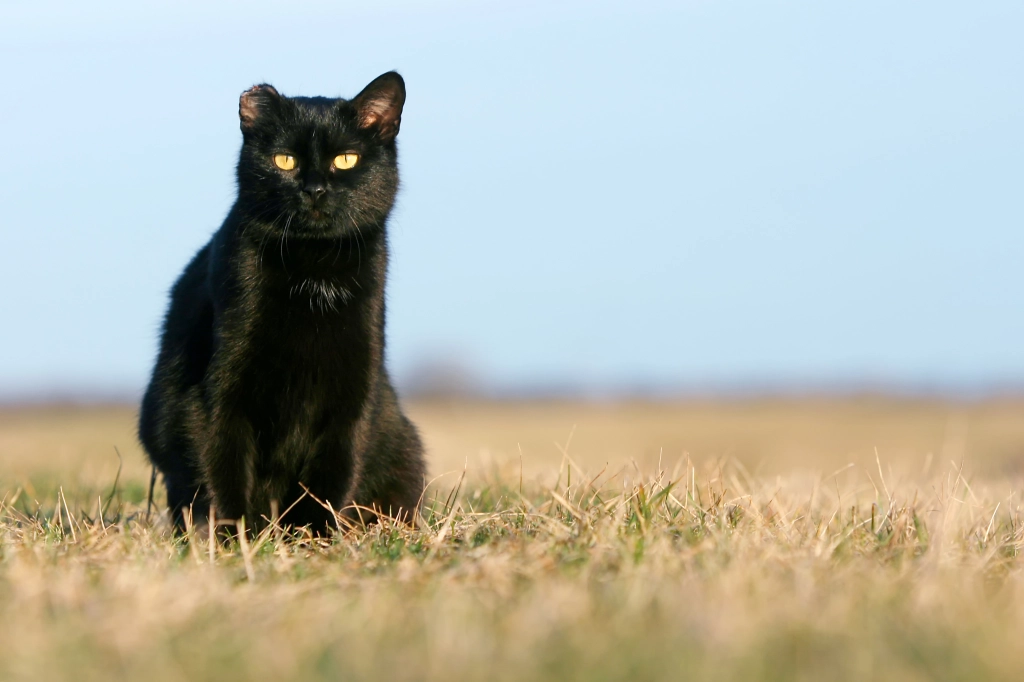
#> input picture data/Clipped/0113-fea-bhr-l-vet1.jpg, 1024 x 682 px
$ python quality.py ../data/Clipped   (older library calls are emulated)
#> lines starting #> are read from the running program, lines starting #| are printed output that depends on the picture
from __future__ import annotations

import math
from pathlib import Path

import cv2
import numpy as np
import pandas as pd

IMAGE_EXTS = {".jpg", ".jpeg", ".png", ".bmp", ".webp", ".tif", ".tiff"}


def list_images(path: str | Path) -> list[Path]:
    root = Path(path)
    if not root.exists():
        raise FileNotFoundError(f"Path does not exist: {root}")
    if root.is_file():
        return [root] if root.suffix.lower() in IMAGE_EXTS else []
    return sorted(p for p in root.rglob("*") if p.suffix.lower() in IMAGE_EXTS)


def read_image(path: str | Path, grayscale: bool = False) -> np.ndarray:
    flag = cv2.IMREAD_GRAYSCALE if grayscale else cv2.IMREAD_COLOR
    img = cv2.imread(str(path), flag)
    if img is None:
        raise ValueError(f"Could not read image: {path}")
    return img


def to_gray(img: np.ndarray) -> np.ndarray:
    if img.ndim == 2:
        return img
    return cv2.cvtColor(img, cv2.COLOR_BGR2GRAY)


def eme_score(img: np.ndarray, block_size: int = 10, eps: float = 1e-6) -> float:
    """Enhancement Measure Estimation. Higher generally means stronger local contrast."""
    gray = to_gray(img).astype(np.float32)
    h, w = gray.shape
    total = 0.0
    blocks = 0
    for y in range(0, h - block_size + 1, block_size):
        for x in range(0, w - block_size + 1, block_size):
            block = gray[y:y + block_size, x:x + block_size]
            bmin = float(block.min()) + eps
            bmax = float(block.max()) + eps
            total += 20.0 * math.log(bmax / bmin)
            blocks += 1
    return total / max(blocks, 1)


def blur_score(img: np.ndarray) -> float:
    """Variance of Laplacian. Higher generally means sharper image."""
    gray = to_gray(img)
    return float(cv2.Laplacian(gray, cv2.CV_64F).var())


def contrast_stretch(img: np.ndarray, low_pct: float = 2, high_pct: float = 98) -> np.ndarray:
    """Percentile contrast stretch, safer than fixed r1/s1/r2/s2 constants."""
    arr = img.astype(np.float32)
    lo, hi = np.percentile(arr, (low_pct, high_pct))
    if hi <= lo:
        return img.copy()
    out = (arr - lo) * (255.0 / (hi - lo))
    return np.clip(out, 0, 255).astype(np.uint8)


def gamma_correct(img: np.ndarray, gamma: float = 1.0) -> np.ndarray:
    if gamma <= 0:
        raise ValueError("gamma must be > 0")
    inv = 1.0 / gamma
    table = np.array([((i / 255.0) ** inv) * 255 for i in range(256)]).astype("uint8")
    return cv2.LUT(img, table)


def score_images(input_dir: str | Path, output_csv: str | Path) -> pd.DataFrame:
    rows = []
    for path in list_images(input_dir):
        img = read_image(path)
#> in read_image, img is the input picture: shape (682, 1024, 3); mean B, G, R 168.8, 179.1, 176.2
        rows.append({
            "path": str(path),
            "file": path.name,
            "label": path.parent.name,
            "eme_original": eme_score(img),
            "blur_original": blur_score(img),
            "eme_contrast": eme_score(contrast_stretch(img)),
            "eme_gamma_0_8": eme_score(gamma_correct(img, 0.8)),
            "eme_gamma_1_2": eme_score(gamma_correct(img, 1.2)),
        })
#> in to_gray, `return cv2.cvtColor(img, cv2.COLOR_BGR2GRAY)`:
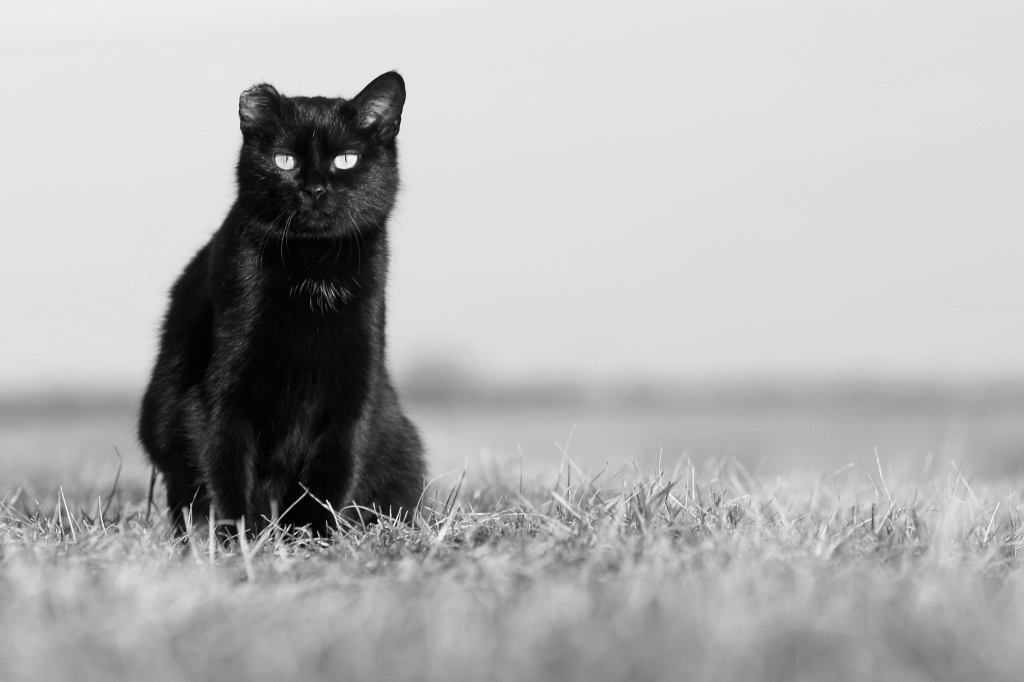
#> returned value: shape (682, 1024); min 1, max 251, mean 177.1
#> after the loop in eme_score, `for y in range(0, h - block_size + 1, block_size):`: blocks = 6936; total = 42153.5
#> in contrast_stretch, `lo, hi = np.percentile(arr, (low_pct, high_pct))`: lo = 5; hi = 252
#> in gamma_correct, `inv = 1.0 / gamma`: inv = 1.25
#> in gamma_correct, `table = np.array([((i / 255.0) ** inv) * 255 for i in range(256)]).ast..`: table = 256 values from 0 to 255
#> in gamma_correct, `return cv2.LUT(img, table)`:
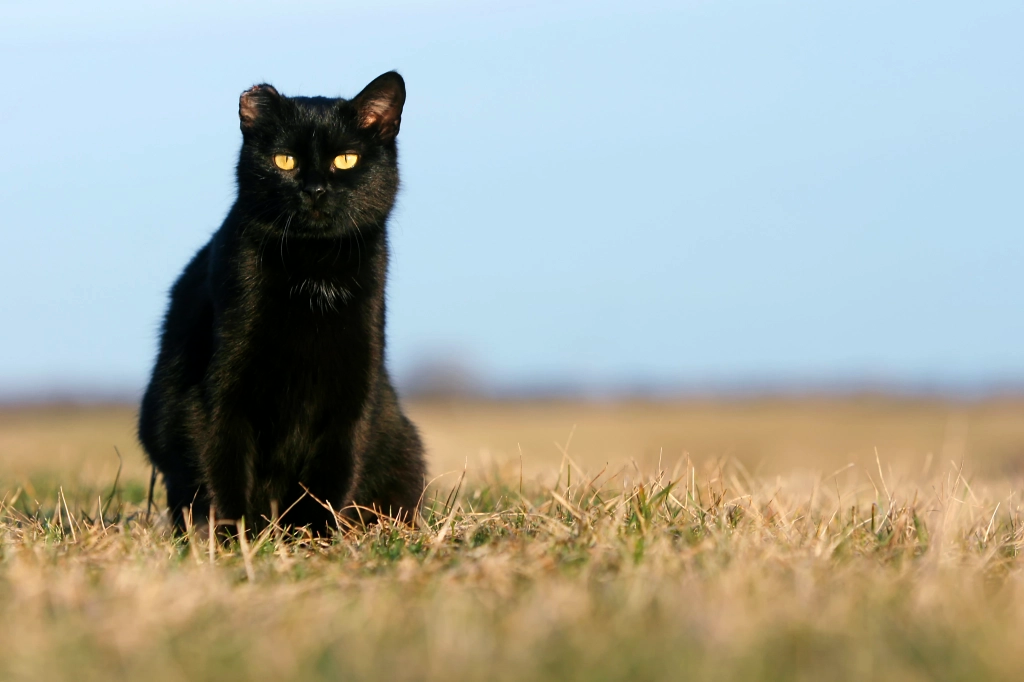
#> returned value: shape (682, 1024, 3); mean of channels 0, 1, 2 158.5, 167.9, 164.2; drawn as B, G, R
#> pass 2 of the loop in score_images, `for path in list_images(input_dir):`:
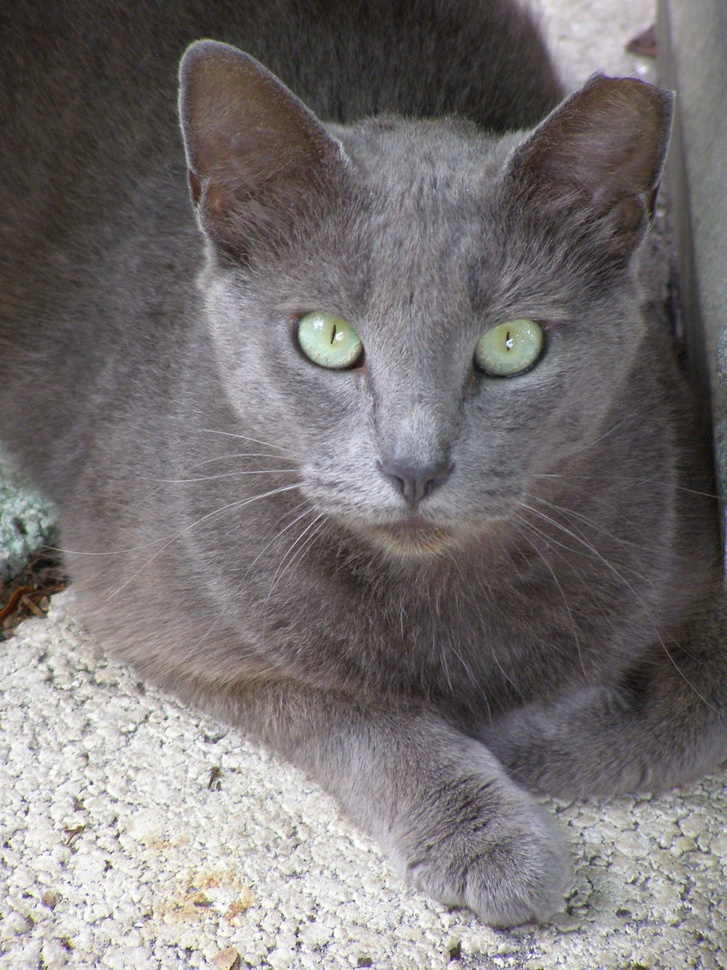
#> input picture data/Clipped/02a5972aeffa79aebccee24902f04de9.jpg, 727 x 970 px, shrunk from 2112 x 2816 before the run
#> in read_image, img is the input picture: shape (970, 727, 3); mean B, G, R 114.8, 114.9, 119.2
#> gray: shape (970, 727) float32
#> arr: shape (970, 727, 3) float32
#> out: shape (970, 727, 3) float32
#> inv = 1.25
#> in gamma_correct (call 3), `return cv2.LUT(img, table)`:
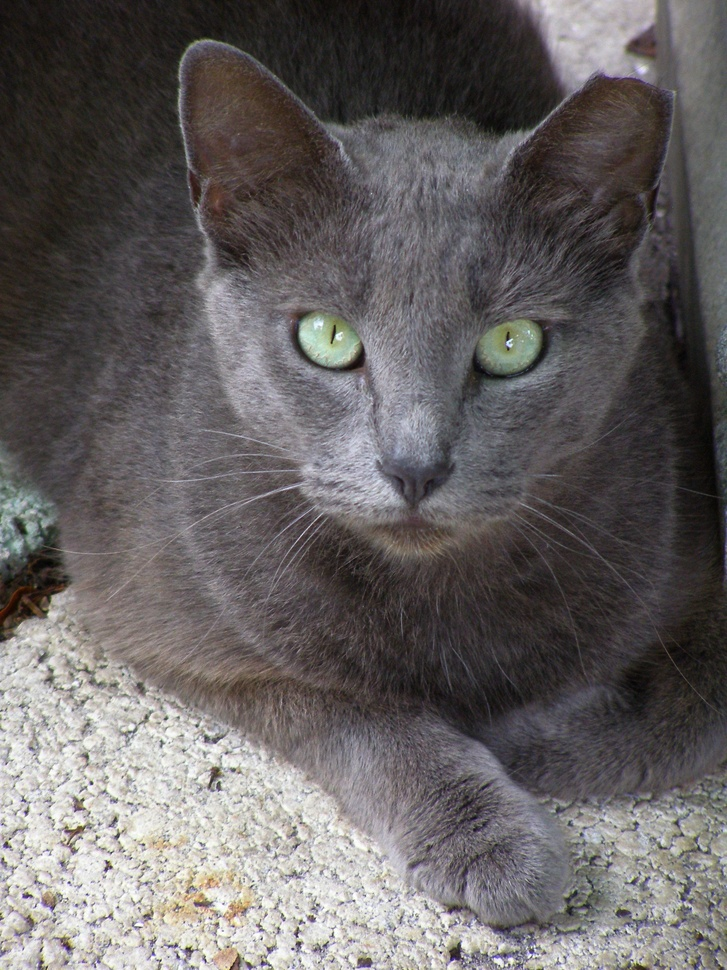
#> returned value: shape (970, 727, 3); mean of channels 0, 1, 2 97.1, 97.2, 101.4; drawn as B, G, R
#> in to_gray (call 10), `return cv2.cvtColor(img, cv2.COLOR_BGR2GRAY)`:
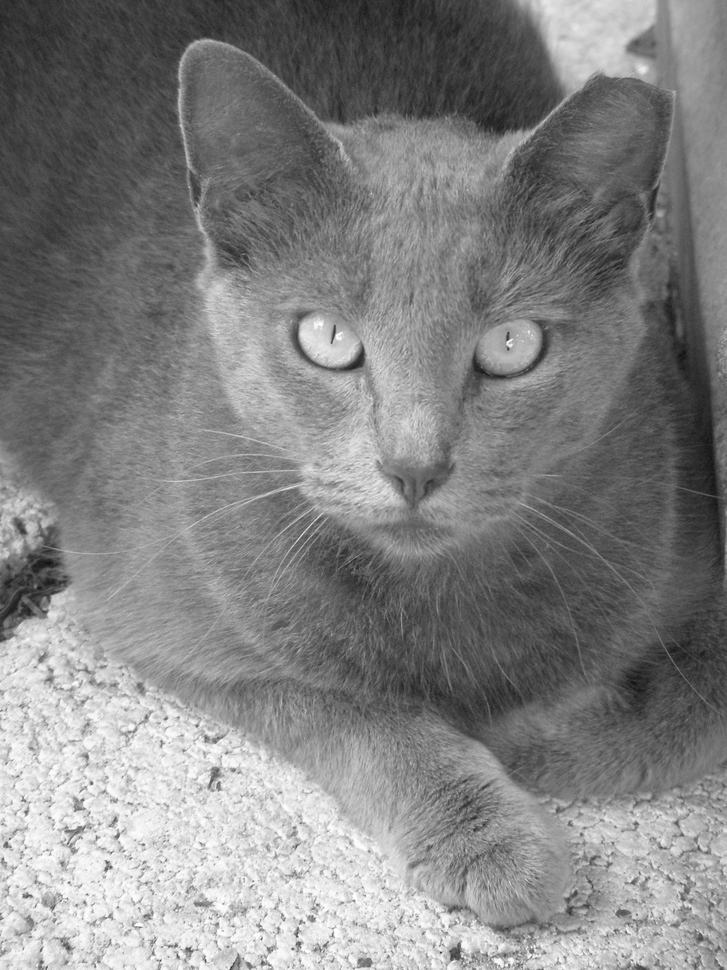
#> returned value: shape (970, 727); min 16, max 255, mean 129.8
    df = pd.DataFrame(rows).sort_values(["label", "eme_original"], ascending=[True, False]) if rows else pd.DataFrame()
#> df = table of 2 rows and 8 columns
    output_csv = Path(output_csv)
    output_csv.parent.mkdir(parents=True, exist_ok=True)
    df.to_csv(output_csv, index=False)
    return df


if __name__ == "__main__":
    import argparse
    parser = argparse.ArgumentParser(description="Score image quality for cat ear-tip detection.")
    parser.add_argument("input_dir", help="Folder containing images, optionally in class subfolders")
    parser.add_argument("--output", default="outputs/image_quality.csv")
    args = parser.parse_args()
    df = score_images(args.input_dir, args.output)
#> df = table of 2 rows and 8 columns
    print(f"Wrote {len(df)} rows to {args.output}")
#| Wrote 2 rows to outputs/image_quality.csv
